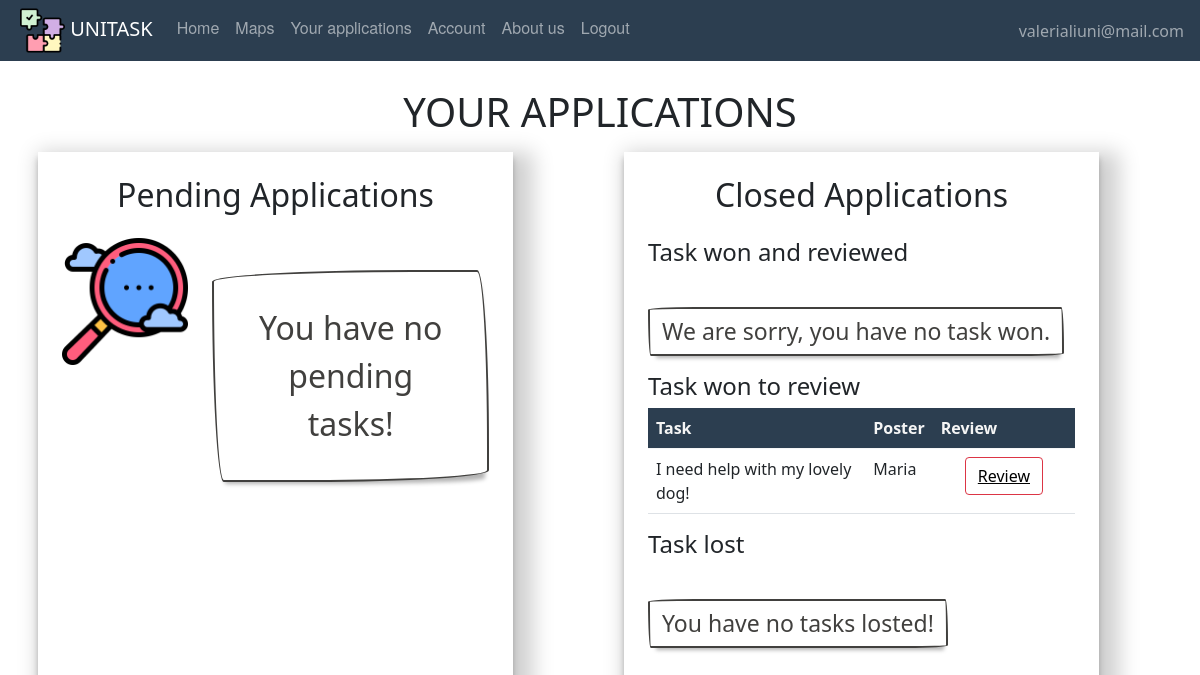
Before: /listapplications (signed in) with the older database file.
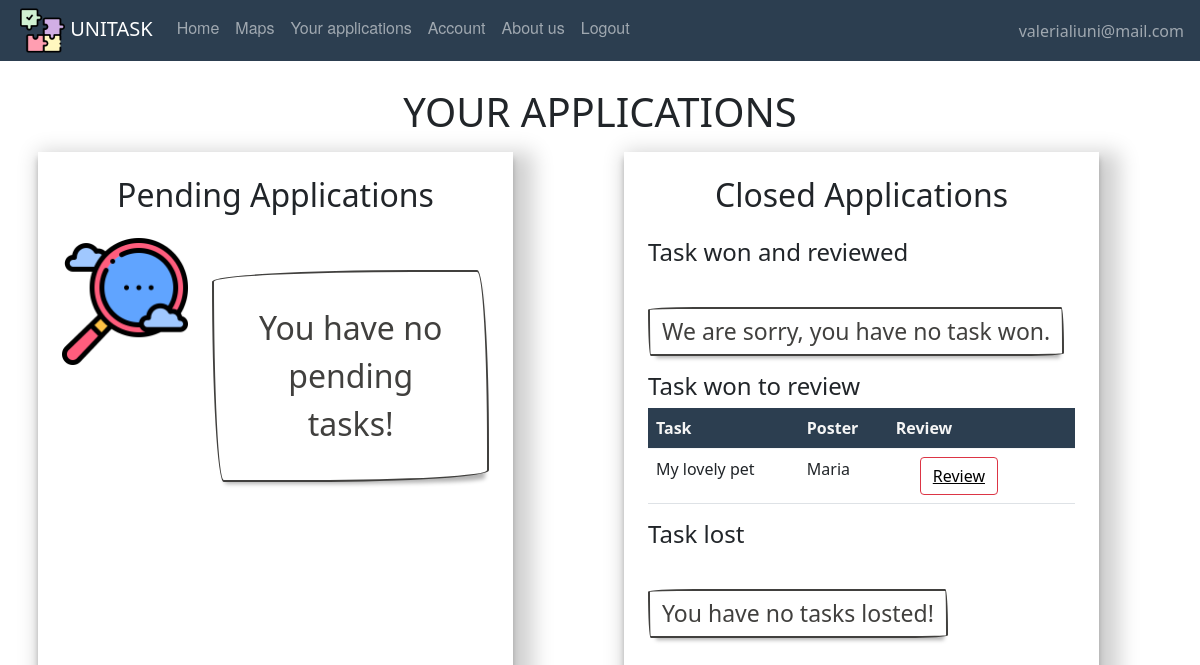
After: the same page with the newer database file.
### website/models.py (models this page shows, shortened)
class User(db.Model, UserMixin):
    id = db.Column(db.Integer, primary_key=True)
    email = db.Column(db.String(150), unique=True)
    password = db.Column(db.String(150))
    first_name = db.Column(db.String(150))
    surname = db.Column(db.String(150))
    description = db.Column(db.String(200))
    type = db.Column(db.String(20))
    reviewsposted = db.relationship('Review', foreign_keys='Review.id_reviewer',
                                    backref='author')
    reviewsreceived = db.relationship('Review', foreign_keys='Review.id_reviewed',
                                      backref='received')
    __mapper_args__ = {
        'polymorphic_on': type,
        'polymorphic_identity': 'user',
    }

class Offer(db.Model, UserMixin):
    id = db.Column(db.Integer, primary_key=True)
    title = db.Column(db.String(150))
    description = db.Column(db.String(150))
    address = db.Column(db.String(150))
    placeId = db.Column(db.String(150))
    amount = db.Column(db.Integer)
    lat = db.Column(db.Float)
    lng = db.Column(db.Float)
    date = db.Column(db.DateTime(timezone=True), default=func.now())
    dateexpire = db.Column(db.DateTime(timezone=True))
    isAss = db.Column(db.Boolean, default=False)
    date_task = db.Column(db.DateTime(timezone=True))
    id_adult = db.Column(db.Integer, db.ForeignKey('adult.id'))
    scelta = db.Column(db.Integer, db.ForeignKey('student.id'))
    isPerf = db.Column(db.Boolean, default=False)
    rece = db.relationship('Review', backref='recensione')
    isClosed = db.Column(db.Boolean, default=False)

### website/student/routes.py (the view)
@students.route('/listapplications', methods=['GET', 'POST'])
@login_required  # every time we go to the home page
def listapplications():
    a = 0
    for off in current_user.getapplicationsopen():
        if not off.isAss:
            a=1
            break
    return render_template("Student/listapplication.html", user=current_user ,a = a )

### website/models.py (called while the page is built)
    def taskwonandperform(self):
        t = []
        for off in self.applications:
            if off.scelta == self.id and off.isPerf and not off.isClosed:
                t.append(off)
        return t

    def taskwonandnotperform(self):
        t = []
        for off in self.applications:
            if off.scelta == self.id and not off.isPerf and not off.isClosed:
                t.append(off)
        return t

    def tasklost(self):
        t = []
        for off in self.applications:
            if off.scelta != self.id and off.scelta:
                t.append(off)
            elif not off.isAss and off.isClosed:
                t.append(off)
        return t

    def getapplicationsopen(self):
        t = []
        for off in self.applications:
            if not off.isClosed:
                t.append(off)
        return t

### website/templates/student/listapplication.html (shortened to what this page needs)
{% extends "base.html" %}
{% block content %}
    <br/>
    <h1 align="center">YOUR APPLICATIONS</h1>
    <div class="container">
        <div class="row">
            <div class="col-5 p-4 m-2 col-page">
                <h2 align="center" class="mb-4">Pending Applications</h2>
                <table class="table table-hover">
                    {% set  l = user.getapplicationsopen() %}
                    {% if l %}
                        {% if a != 1 %}
                            <div class="row">
                                <div align="center" class="col-4">
                                    <img class="img-fluid" alt="sorry" src="/static/images/pic/sorry.png"/>
                                </div>
                                <div class="col-8" style="margin-top:2em;">
                                    <div class="button-55">
                                        You have no pending tasks!
                                    </div>
                                </div>
                            </div>
                        {% endif %}
                    {% endif %}
                </table>
            </div>
            <div class="col-1"></div>
            <div class="col-5 p-4 m-2 col-page">
                <h2 align="center" class="mb-4">Closed Applications</h2>
                <div class="row">
                    <div class="col">
                        <h4 align="left">Task won and reviewed</h4>
                        <table class="table table-hover">
                            {% set  l = user.taskwonandperform() %}
                            {% if l %}
                                <thead class="thead-dark" style="color:whitesmoke; background:#2c3e50">
                                <tr>
                                    <th scope="col">Task</th>
                                    <th scope="col">Date</th>
                                </tr>
                                </thead>
                                {% for offer in l %}
                                    <tbody>
                                    <tr>
                                        <td>{{ offer.title }}</td>
                                        <td>{{ offer.date_task }}</td>
                                    </tr>
                                    </tbody>
                                {% endfor %}
                            {% else %}
                                <div class="row">
                                    <div class="col-" style="margin-top:2em;">
                                        <div class="button-task">
                                            We are sorry, you have no task won.
                                        </div>
                                    </div>
                                </div>
                            {% endif %}
                        </table>
                    </div>
                </div>
                <div class="row">
                    <h4 align="left">Task won to review</h4>
                    <div class="col">
                        <table class="table table-hover">
                            {% set  l = user.taskwonandnotperform() %}
                            {% if l %}
                                <thead class="thead-dark" style="color:whitesmoke; background:#2c3e50">
                                <tr>
                                    <th scope="col">Task</th>
                                    <th scope="col">Poster</th>
                                    <th scope="col">Review</th>
                                </tr>
                                </thead>
                                {% for offer in l %}
                                    <tbody>
                                    <tr>
                                        <td>{{ offer.title }}</td>
                                        <td>{{ offer.poster.first_name }}</td>
                                        {% if not offer.isClosed %}
                                            <td>
                                                <button type="button" class="btn btn-outline-danger mx-4 review-button">
                                                    <a style="color:black"
                                                        href={{ url_for('users.writereview', task_id=offer.id) }}>
                                                    Review</a>
                                                </button>
                                            </td>
                                            </tr>
                                            </tbody>
                                        {% endif %}
                                {% endfor %}
                            {% endif %}
                        </table>
                    </div>
                </div>
                <div class="row">
                    <div class="col">
                        <h4 align="left">Task lost</h4>
                        <table class="table table-hover">
                            {% set  l = user.tasklost() %}
                            {% if l %}
                                <thead class="thead-dark" style="color:whitesmoke; background:#2c3e50">
                                <tr>
                                    <th scope="col">Task</th>
                                    <th scope="col">Date</th>
                                </tr>
                                </thead>
                                {% for offer in l %}
                                    <tbody>
                                    <tr>
                                        <td>{{ offer.title }}</td>
                                        <td>{{ offer.date_task.strftime("%d/%m/%Y") }}</td>
                                    </tr>
                                    </tbody>
                                {% endfor %}
                            {% else %}
                                <div class="row">
                                    <div class="col-" style="margin-top:2em;">
                                        <div class="button-task">
                                            You have no tasks losted!
                                        </div>
                                    </div>
                                </div>
                            {% endif %}
                        </table>
                    </div>
                </div>
            </div>
        </div>
    </div>
    <br/><br/>
{% endblock %}

### website/templates/base.html (shortened to what this page needs)
<!DOCTYPE html>
<html lang="">
  <head>
      <link href="/static/css/style.css" rel="stylesheet">
      <link href="https://cdn.jsdelivr.net/npm/bootstrap@5.0.2/dist/css/bootstrap.min.css" rel="stylesheet">
  <link href="https://netdna.bootstrapcdn.com/font-awesome/3.2.1/css/font-awesome.css" rel="stylesheet">
  </head>
  <body>
  <nav class="navbar fixed-top navbar-expand-lg navbar-dark">
    <ul class="navbar-nav mr-auto">
    <li>
    <a style="padding-left:1em;" class="navbar-brand" href="#">
        <img src="/static/images/pic/puzzle.png" width="45" height="45"/>
        UNITASK
    </a></li>
            {% if user.is_authenticated %}
                {% if user.type=='adult' %}
                    <li class="nav-item"><a class="nav-link" id="home" href="/">Home</a></li>
                    <li class="nav-item"><a class="nav-link" id="posttask" href="{{ url_for('adults.posttask') }}">Post a Task</a></li>
                    <li class="nav-item"><a class="nav-link" id="offer" href="{{ url_for('adults.taskpending') }}">Task Pending</a></li>
                    <li class="nav-item"><a class="nav-link" id="account" href="{{ url_for('users.account') }}">Account</a></li>
                    <li class="nav-item"><a class="nav-link" id="aboutus" href="{{ url_for('users.about_us') }}">About us</a></li>
                    <li class="nav-item"><a class="nav-link" id="logout" href="{{ url_for('auth.logout') }}">Logout</a></li>
                    {% elif user.type=='student' %}
                    <li class="nav-item"><a class="nav-link" id="offer" href="{{ url_for('students.offer') }}">Home</a></li>
                    <li class="nav-item"><a class="nav-link" id="maps" href="{{ url_for('students.maps') }}">Maps</a>
                    <li class="nav-item"><a class="nav-link" id="applications" href="{{ url_for('students.listapplications') }}">Your applications</a></li>
                    <li class="nav-item"><a class="nav-link" id="account" href="{{ url_for('users.account') }}">Account</a></li>
                    <li class="nav-item"><a class="nav-link" id="aboutus" href="{{ url_for('users.about_us') }}">About us</a></li>
                    <li class="nav-item"><a class="nav-link" id="logout" href="{{ url_for('auth.logout') }}">Logout</a></li>
                    {% endif %}
                </ul>
                <ul class="navbar-nav ms-auto">
                <li class="nav-item">
                    <span style="padding-right:1em;" class="navbar-text d-flex justify-content-end">
                     {{ user.email}}
                       </span>
                </li>
                </ul>
            {% endif %}
</nav>
    {% block content %}
    {% endblock %}
  </body>
</html>

### website/static/css/style.css (style rules this page uses)
body { padding-top:4em; }
.navbar { list-style-type: none; margin: 0; padding: 0; overflow: hidden; background-color: #2c3e50; }
.nav-link { display: block; color: white; text-align: center; padding: 14px 16px; text-decoration: none; font-family: "Helvetica Neue", Helvetica, Arial, sans-serif; }
.review-button { color:black; text-decoration: none; }
.col-page { box-shadow: rgba(0, 0, 0, 0.19) 10px 10px 20px 10px, rgba(0, 0, 0, 0.23) 0px 6px 6px; }
.button-55 { padding:1em; align-self: center; background-color: #fff; background-image: none; background-position: 0 90%; background-repeat: repeat no-repeat; background-size: 4px 3px; border-radius: 15px 225px 255px 15px; border-style: solid; border-width: 2px; box-shadow: rgba(0, 0, 0, .3) 2px 8px 4px -6px; box-sizing: border-box; color: #41403e; display: inline-block; font-size:32px; outline: none; text-decoration: none; border-bottom-left-radius: 15px 255px; border-bottom-right-radius: 225px 15px; border-top-left-radius: 255px 15px; border-top-right-radius: 15px 225px; user-select: none; -webkit-user-select: none; touch-action: manipulation; text-align: center; }
.button-task { padding:5px 12px; align-self: center; background-color: #fff; background-image: none; background-position: 0 90%; background-repeat: repeat no-repeat; background-size: 4px 3px; border-radius: 15px 225px 255px 15px; border-style: solid; border-width: 2px; box-shadow: rgba(0, 0, 0, .3) 2px 8px 4px -6px; box-sizing: border-box; color: #41403e; display: inline-block; font-size:23px; outline: none; text-decoration: none; border-bottom-left-radius: 15px 255px; border-bottom-right-radius: 225px 15px; border-top-left-radius: 255px 15px; border-top-right-radius: 15px 225px; user-select: none; -webkit-user-select: none; touch-action: manipulation; text-align: center; }

Changed rows visible on the page:
removed Offer: title "I need help with my lovely dog!", poster.first_name "Maria"
now on this page (row edited): Offer: title "My lovely pet", poster.first_name "Maria"
